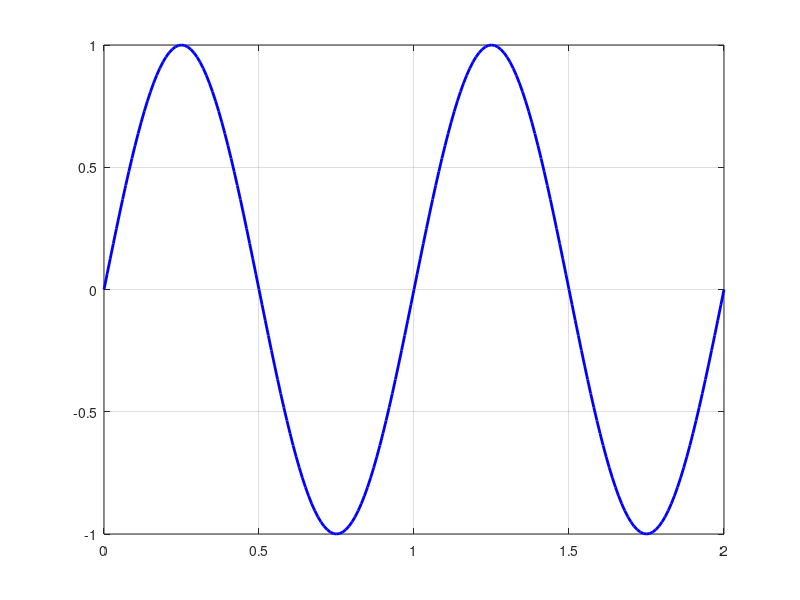
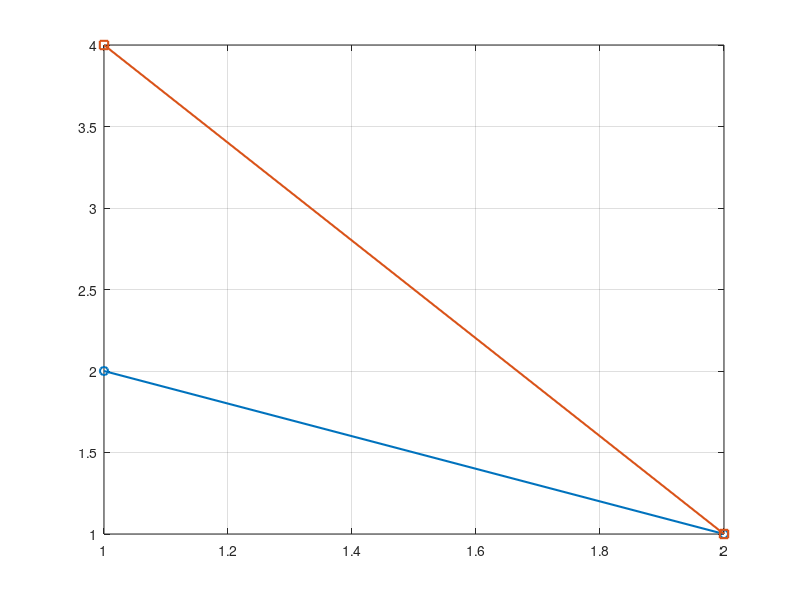

The MATLAB source for these figures, in order:
clc; clear; close all;

% Task 1
x_vals = 0:0.01:2;

f_vals = sin(2 * pi * x_vals);

% a) 
signal_data = struct();
signal_data.title = 'Signal f(x) = sin(2\pix)';  
signal_data.signal = f_vals;                      
signal_data.x = x_vals;                         

% b) 
figure(1);
plot(signal_data.x, signal_data.signal, 'LineWidth', 2, 'Color', 'b');
grid on;

% Task 2
disp('--- Task 2 Started ---');

while true
    m = input('Enter value for m: ');
    n = input('Enter value for n: ');
    
    if m == n
        disp('m and n are equal. Program terminated.');
        break;
    end
    
    if m > n
        larger = m;
        smaller = n;
    else
        larger = n;
        smaller = m;
    end
    
    result = larger - smaller;
    while result > 0
        last_positive = result;
        result = result - smaller;
    end
    
    disp(['Final positive subtraction result: ', num2str(last_positive)]);
    disp('-----------------------------------');
end

% Complementary Task
disp('--- Complementary Task Started ---');

arr1 = [];
arr2 = [];

while true
    val1 = round(rand * 3);
    val2 = round(rand * 5);
    
    arr1 = [arr1, val1];
    arr2 = [arr2, val2];
    
    if val1 == val2
        disp(['Equal number found: ', num2str(val1), '. Loop finished!']);
        break;
    end
end

figure(2);
plot(arr1, '-o', 'LineWidth', 1.5, 'DisplayName', 'round(rand*3)');
hold on;
plot(arr2, '-s', 'LineWidth', 1.5, 'DisplayName', 'round(rand*5)');
grid on;
